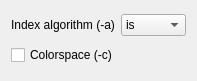
<?xml version="1.0" encoding="UTF-8"?>
<ui version="4.0">
 <class>BwaBuildSettings</class>
 <widget class="QWidget" name="BwaBuildSettings">
  <property name="geometry">
   <rect>
    <x>0</x>
    <y>0</y>
    <width>197</width>
    <height>81</height>
   </rect>
  </property>
  <property name="sizePolicy">
   <sizepolicy hsizetype="Preferred" vsizetype="Fixed">
    <horstretch>100</horstretch>
    <verstretch>50</verstretch>
   </sizepolicy>
  </property>
  <property name="windowTitle">
   <string>Form</string>
  </property>
  <layout class="QVBoxLayout" name="verticalLayout">
   <item>
    <layout class="QHBoxLayout" name="horizontalLayout">
     <item>
      <widget class="QLabel" name="label">
       <property name="text">
        <string>Index algorithm (-a)</string>
       </property>
       <property name="alignment">
        <set>Qt::AlignLeading|Qt::AlignLeft|Qt::AlignVCenter</set>
       </property>
      </widget>
     </item>
     <item>
      <widget class="QComboBox" name="indexAlgorithmComboBox">
       <property name="currentIndex">
        <number>2</number>
       </property>
       <item>
        <property name="text">
         <string>bwtsw</string>
        </property>
       </item>
       <item>
        <property name="text">
         <string>div</string>
        </property>
       </item>
       <item>
        <property name="text">
         <string>is</string>
        </property>
       </item>
      </widget>
     </item>
    </layout>
   </item>
   <item>
    <widget class="QCheckBox" name="colorspaceCheckBox">
     <property name="text">
      <string>Colorspace (-c)</string>
     </property>
    </widget>
   </item>
  </layout>
 </widget>
 <tabstops>
  <tabstop>indexAlgorithmComboBox</tabstop>
  <tabstop>colorspaceCheckBox</tabstop>
 </tabstops>
 <resources/>
 <connections/>
</ui>
